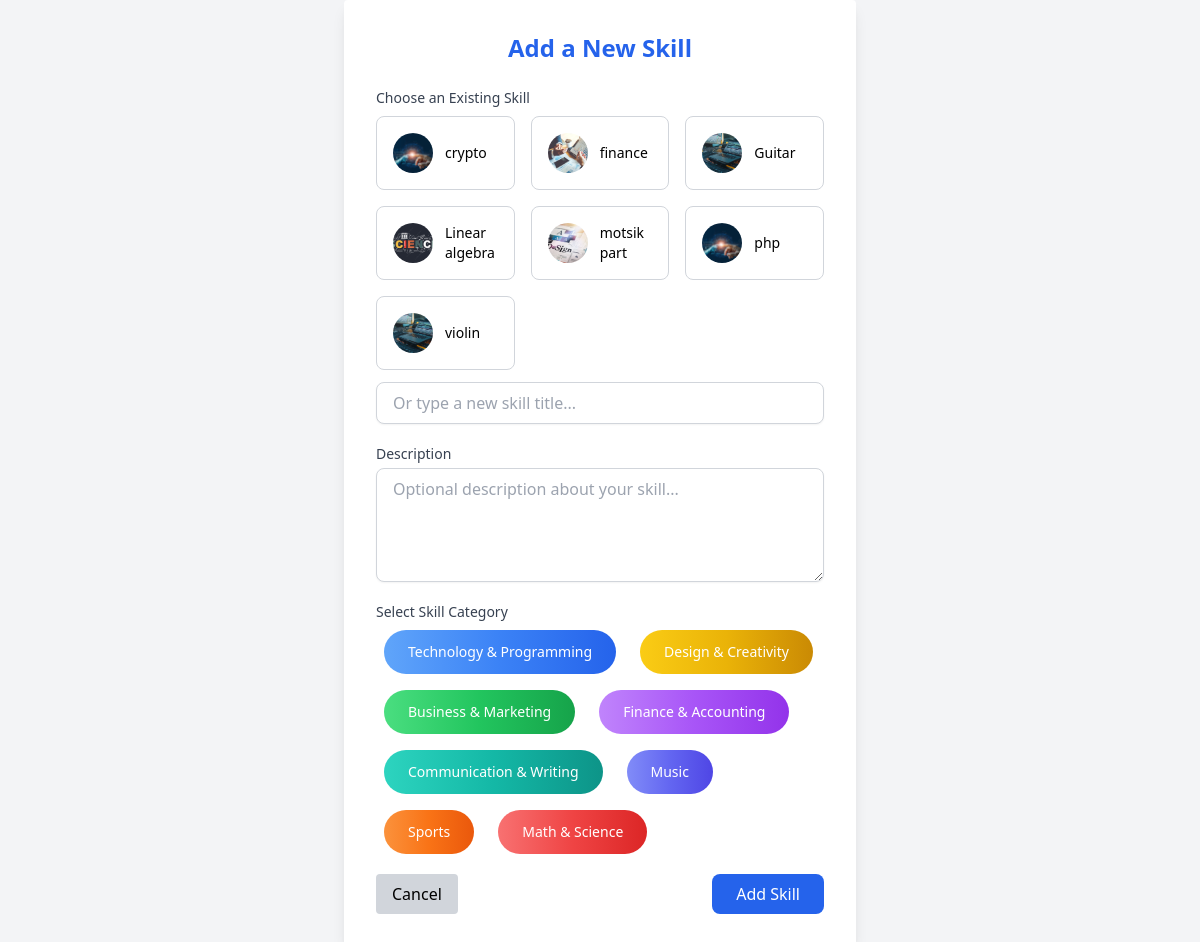
The app's page /add_skill.php (signed in) with its own data.
### tables this page shows
CREATE TABLE `skill` (
  `skill_id` int(11) NOT NULL,
  `title` varchar(100) DEFAULT NULL,
  `description` text DEFAULT NULL,
  `skill_category` text NOT NULL,
  `image_url` varchar(255) DEFAULT NULL
);

### add_skill.php (the view, shortened to what this page needs)
<?php
include 'connection.php';
?>
<?php
$stmt = $conn->query("SELECT skill_id, title, image_url FROM skill ORDER BY title ASC");
$existingSkills = $stmt->fetchAll(PDO::FETCH_ASSOC);
?>
<!DOCTYPE html>
<html lang="en">
<head>
  <script src="https://cdn.tailwindcss.com"></script>
</head>
<body class="bg-gray-100 flex items-center justify-center min-h-screen px-4">
  <div class="bg-white p-8 rounded shadow-lg w-full max-w-lg space-y-6">
    <h1 class="text-2xl font-bold mb-6 text-center text-blue-600">Add a New Skill</h1>
    <form action="add_skill.php" method="POST" class="space-y-5">
  <div>
    <label class="block text-sm font-medium text-gray-700 mt-4">Choose an Existing Skill</label>
    <div id="existingSkills" class="grid grid-cols-2 sm:grid-cols-3 gap-4 mt-2">
      <?php foreach ($existingSkills as $skill): ?>
        <div
          class="skill-card cursor-pointer border border-gray-300 rounded-lg p-4 hover:shadow-lg transition-all flex items-center gap-3 bg-white"
          data-skill-title="<?php echo htmlspecialchars($skill['title']); ?>"
          data-skill-id="<?php echo $skill['skill_id']; ?>"
        >
          <img src="<?php echo htmlspecialchars($skill['image_url']); ?>" alt="" class="w-10 h-10 object-cover rounded-full">
          <span class="font-medium text-sm"><?php echo htmlspecialchars($skill['title']); ?></span>
        </div>
      <?php endforeach; ?>
    </div>
    <input type="text" name="title" id="titleInput" required
           class="mt-3 block w-full px-4 py-2 border border-gray-300 rounded-lg shadow-sm focus:ring focus:ring-blue-200"
           placeholder="Or type a new skill title...">
  </div>
  <div>
    <label for="description" class="block text-sm font-medium text-gray-700">Description</label>
    <textarea name="description" id="description" rows="4"
              class="mt-1 block w-full px-4 py-2 border border-gray-300 rounded-lg shadow-sm focus:ring focus:ring-blue-200"
              placeholder="Optional description about your skill..."></textarea>
  </div>
  <div>
    <label class="block text-sm font-medium text-gray-700">Select Skill Category</label>
    <div class="flex flex-wrap gap-4 mt-2">
      <?php
      $categories = [
          "Technology_Programming" => "Technology & Programming",
          "Design_Creativity" => "Design & Creativity",
          "Business_Marketing" => "Business & Marketing",
          "Finance_Accounting" => "Finance & Accounting",
          "Communication_Writing" => "Communication & Writing",
          "Music" => "Music",
          "Sports" => "Sports",
          "Math_Science" => "Math & Science"
      ];
      $badgeColors = [
          "Technology_Programming" => "from-blue-400 via-blue-500 to-blue-600",
          "Design_Creativity" => "from-yellow-400 via-yellow-500 to-yellow-600",
          "Business_Marketing" => "from-green-400 via-green-500 to-green-600",
          "Finance_Accounting" => "from-purple-400 via-purple-500 to-purple-600",
          "Communication_Writing" => "from-teal-400 via-teal-500 to-teal-600",
          "Music" => "from-indigo-400 via-indigo-500 to-indigo-600",
          "Sports" => "from-orange-400 via-orange-500 to-orange-600",
          "Math_Science" => "from-red-400 via-red-500 to-red-600"
      ];
      foreach ($categories as $value => $label): ?>
        <label class="flex items-center space-x-2 cursor-pointer">
          <span class="badge px-6 py-3 bg-gradient-to-r <?= $badgeColors[$value] ?> text-white text-sm rounded-full hover:bg-opacity-80 transition-all"><?= $label ?></span>
        </label>
      <?php endforeach; ?>
    </div>
  </div>
  <div class="flex justify-between">
    <a href="profile.php" class="px-4 py-2 bg-gray-300 rounded hover:bg-gray-400">Cancel</a>
    <button type="submit"
            class="bg-blue-600 hover:bg-blue-700 text-white px-6 py-2 rounded-lg transition-all">
      Add Skill
    </button>
  </div>
</form>
  </div>
</body>
</html>

### add_skill.php (style rules this page uses)
.badge { transition: all 0.3s ease; }

### records on screen
skill: image_url (picture), title "crypto"
skill: image_url (picture), title "finance"
skill: image_url (picture), title "Guitar"
skill: image_url (picture), title "Linear algebra"
skill: image_url (picture), title "motsik part"
skill: image_url (picture), title "php"
skill: image_url (picture), title "violin"

### other values on screen
$label "Technology & Programming"
$label "Design & Creativity"
$label "Business & Marketing"
$label "Finance & Accounting"
$label "Communication & Writing"
$label "Music"
$label "Sports"
$label "Math & Science"
